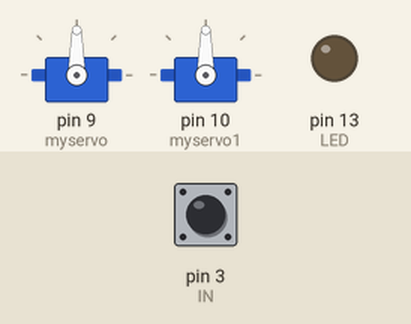
The sketch below on a simulated Arduino Uno, built with avr-gcc and run on an emulated ATmega328P. On the bench: 2 × servo, output pins drawn as LEDs (lit = HIGH). The test bench sets the inputs (shaded band); at power-on: pin 3 (IN) HIGH.

Above: at 1.2 s.
1.3 s: pin 3 (IN) pulled LOW for 0.25 s
At 1.8 s:
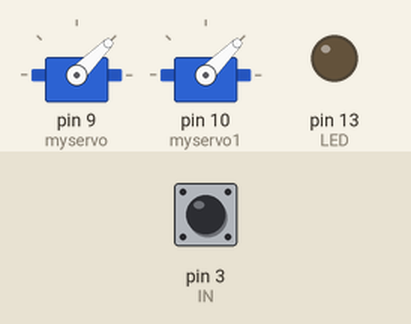
4.0 s: pin 3 (IN) pulled LOW for 3.2 s
At 6.3 s:
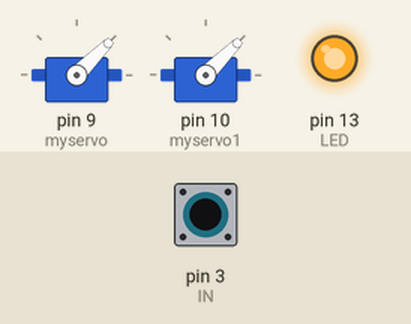
Timing chart, 0 to 9.4 s (numbered marks = the images above; inputs shaded):
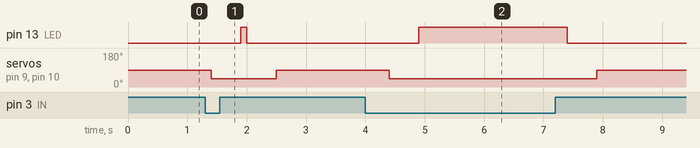

The sketch:

servo_pulseless.ino
```cpp
//步兵接收遥控器补弹丸指令，先打开舵机，后启动发射管
//步兵跟补给站采用红外通信,即步兵红外发射端点亮（用手机摄像头观看），补给站红外接收端接受发射端的信号，即可给步兵补弹丸
#include <Servo.h>
Servo myservo;
Servo myservo1;
int pos=0;
int IN=3;  //检测stm32引脚高低电平
int LED=13;//假设为发射管
void setup()
{
  myservo.attach(9);
  myservo1.attach(10);
  pinMode(LED,OUTPUT);
  pinMode(IN,INPUT);
  digitalWrite(IN, HIGH);
}
void loop()
{
	if(digitalRead(IN)==0)
    {
        delay(100);
        if(digitalRead(IN)==0)
       {
        myservo.write(45);
        myservo1.write(45);
        delay(500);
        digitalWrite(LED, HIGH);
       }
    }

    if(digitalRead(IN)==1)
    {
        delay(100);
        if(digitalRead(IN)==1)
       {
        digitalWrite(LED, LOW);
        delay(500);
        myservo.write(90);
        myservo1.write(90);
       }
}


}
```

Measured:
- after the input at 1.3 s, pin 13 (LED): LOW → HIGH after 0.60 s, → LOW 0.10 s later; servo on pin 9 (myservo), servo on pin 10 (myservo1): 90° → 45° after 0.10 s, → 90° 1.1 s later
- after the input at 4.0 s, pin 13 (LED): LOW → HIGH after 0.90 s, → LOW 2.5 s later; servo on pin 9 (myservo), servo on pin 10 (myservo1): 90° → 45° after 0.40 s, → 90° 3.5 s later
